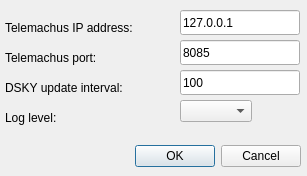
<?xml version="1.0" encoding="UTF-8"?>
<ui version="4.0">
 <class>dialog_settings</class>
 <widget class="QDialog" name="dialog_settings">
  <property name="geometry">
   <rect>
    <x>0</x>
    <y>0</y>
    <width>307</width>
    <height>176</height>
   </rect>
  </property>
  <property name="windowTitle">
   <string>basaGC settings</string>
  </property>
  <property name="windowIcon">
   <iconset>
    <normaloff>../images/icon.png</normaloff>../images/icon.png</iconset>
  </property>
  <widget class="QDialogButtonBox" name="buttonBox">
   <property name="geometry">
    <rect>
     <x>-40</x>
     <y>140</y>
     <width>341</width>
     <height>32</height>
    </rect>
   </property>
   <property name="orientation">
    <enum>Qt::Horizontal</enum>
   </property>
   <property name="standardButtons">
    <set>QDialogButtonBox::Cancel|QDialogButtonBox::Ok</set>
   </property>
  </widget>
  <widget class="QLabel" name="label">
   <property name="geometry">
    <rect>
     <x>5</x>
     <y>16</y>
     <width>161</width>
     <height>23</height>
    </rect>
   </property>
   <property name="text">
    <string>Telemachus IP address:</string>
   </property>
  </widget>
  <widget class="QLineEdit" name="lineEdit">
   <property name="geometry">
    <rect>
     <x>180</x>
     <y>10</y>
     <width>120</width>
     <height>25</height>
    </rect>
   </property>
   <property name="text">
    <string>127.0.0.1</string>
   </property>
  </widget>
  <widget class="QLineEdit" name="lineEdit_2">
   <property name="geometry">
    <rect>
     <x>180</x>
     <y>40</y>
     <width>120</width>
     <height>25</height>
    </rect>
   </property>
   <property name="text">
    <string>8085</string>
   </property>
  </widget>
  <widget class="QLabel" name="label_2">
   <property name="geometry">
    <rect>
     <x>5</x>
     <y>46</y>
     <width>161</width>
     <height>23</height>
    </rect>
   </property>
   <property name="text">
    <string>Telemachus port:</string>
   </property>
  </widget>
  <widget class="QLineEdit" name="lineEdit_3">
   <property name="geometry">
    <rect>
     <x>180</x>
     <y>70</y>
     <width>120</width>
     <height>25</height>
    </rect>
   </property>
   <property name="text">
    <string>100</string>
   </property>
  </widget>
  <widget class="QLabel" name="label_3">
   <property name="geometry">
    <rect>
     <x>5</x>
     <y>76</y>
     <width>161</width>
     <height>23</height>
    </rect>
   </property>
   <property name="text">
    <string>DSKY update interval:</string>
   </property>
  </widget>
  <widget class="QLabel" name="label_4">
   <property name="geometry">
    <rect>
     <x>5</x>
     <y>106</y>
     <width>161</width>
     <height>23</height>
    </rect>
   </property>
   <property name="text">
    <string>Log level:</string>
   </property>
  </widget>
  <widget class="QComboBox" name="comboBox">
   <property name="geometry">
    <rect>
     <x>180</x>
     <y>100</y>
     <width>121</width>
     <height>25</height>
    </rect>
   </property>
   <property name="maxCount">
    <number>5</number>
   </property>
   <property name="sizeAdjustPolicy">
    <enum>QComboBox::AdjustToContents</enum>
   </property>
  </widget>
 </widget>
 <resources/>
 <connections>
  <connection>
   <sender>buttonBox</sender>
   <signal>accepted()</signal>
   <receiver>dialog_settings</receiver>
   <slot>accept()</slot>
   <hints>
    <hint type="sourcelabel">
     <x>248</x>
     <y>254</y>
    </hint>
    <hint type="destinationlabel">
     <x>157</x>
     <y>274</y>
    </hint>
   </hints>
  </connection>
  <connection>
   <sender>buttonBox</sender>
   <signal>rejected()</signal>
   <receiver>dialog_settings</receiver>
   <slot>reject()</slot>
   <hints>
    <hint type="sourcelabel">
     <x>316</x>
     <y>260</y>
    </hint>
    <hint type="destinationlabel">
     <x>286</x>
     <y>274</y>
    </hint>
   </hints>
  </connection>
 </connections>
</ui>
